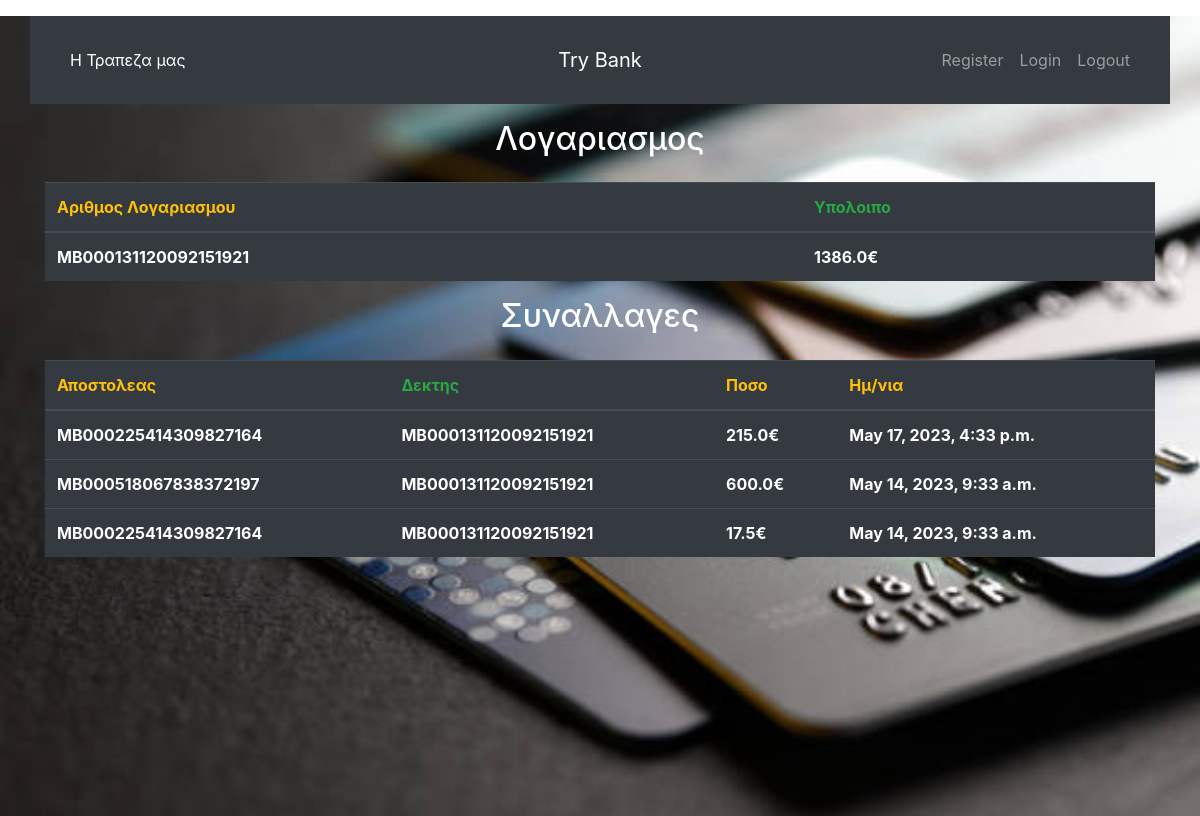
Screenshot of /profile/MB000131120092151921/ with the database file from the repository.
### customers/models.py (models this page shows, shortened)
class Accounts(models.Model):
    owner = models.ForeignKey(User, on_delete = models.CASCADE)
    acc_number = models.CharField(primary_key=True, max_length=20)
    balance = models.FloatField(default= 0)

class Transactions(models.Model):
    sender_acc = models.ForeignKey(Accounts,on_delete=models.CASCADE, related_name='sender_acc')
    recipient_acc = models.ForeignKey(Accounts, on_delete=models.CASCADE, related_name='recipient_acc')
    amount = models.FloatField()
    date = models.DateTimeField(auto_now_add=True,null=True, blank=True)

### customers/views.py (the view)
# urls.py: path('profile/<str:acc_number>/', views.account, name='account'),
def account(request, acc_number):
    query = Accounts.objects.get(acc_number = acc_number)
    saw_me = Transactions.objects.filter((Q(sender_acc=query) | Q(recipient_acc=query)))
    saw_me = saw_me.order_by('-date')
    context = {
        'object': query,
        'trans' : saw_me,
    }
    return render(request, 'account.html', context=context)

### templates/account.html
{% extends 'welcome_page.html' %}
{% block content %}
<div class="container">
    <div>
  <h2 class="text-center text-white">Λογαριασμος</h2>
    </div>
<div class="mt-4">
  <table class="table table-dark mt-4">
    <thead>
      <tr>
        <th class="text-warning">Αριθμος Λογαριασμου</th>
        <th class="text-success">Υπολοιπο</th>
      </tr>
    </thead>
      <tr>
        <th>{{object.acc_number}}</th>
        <th>{{object.balance}}€</th>
      </tr>
    <div class="mt-4">
  <table class="table table-dark mt-4">
      <div>
  <h2 class="text-center text-white">Συναλλαγες</h2>
    </div>
    <thead>
      <tr>
        <th class="text-warning">Αποστολεας</th>
        <th class="text-success">Δεκτης</th>
          <th class="text-warning">Ποσο</th>
        <th class="text-warning">Ημ/νια</th>
      </tr>
    </thead>
     {% for object in trans %}
      <tr>
          <th>{{object.sender_acc.acc_number}}</th>
          <th>{{object.recipient_acc.acc_number}}</th>
          <th>{{object.amount}}€</th>
          <th>{{object.date}}</th>
      </tr>
        {% endfor %}
  </div>
</div>
{% endblock content %}

### rows the page displays
Accounts: acc_number "MB000131120092151921", balance "1386.0"
Transactions: sender_acc.acc_number "MB000225414309827164", recipient_acc.acc_number "MB000131120092151921", amount "215.0", date "May 17, 2023, 4:33 p.m."
Transactions: sender_acc.acc_number "MB000518067838372197", recipient_acc.acc_number "MB000131120092151921", amount "600.0", date "May 14, 2023, 9:33 a.m."
Transactions: sender_acc.acc_number "MB000225414309827164", recipient_acc.acc_number "MB000131120092151921", amount "17.5", date "May 14, 2023, 9:33 a.m."
